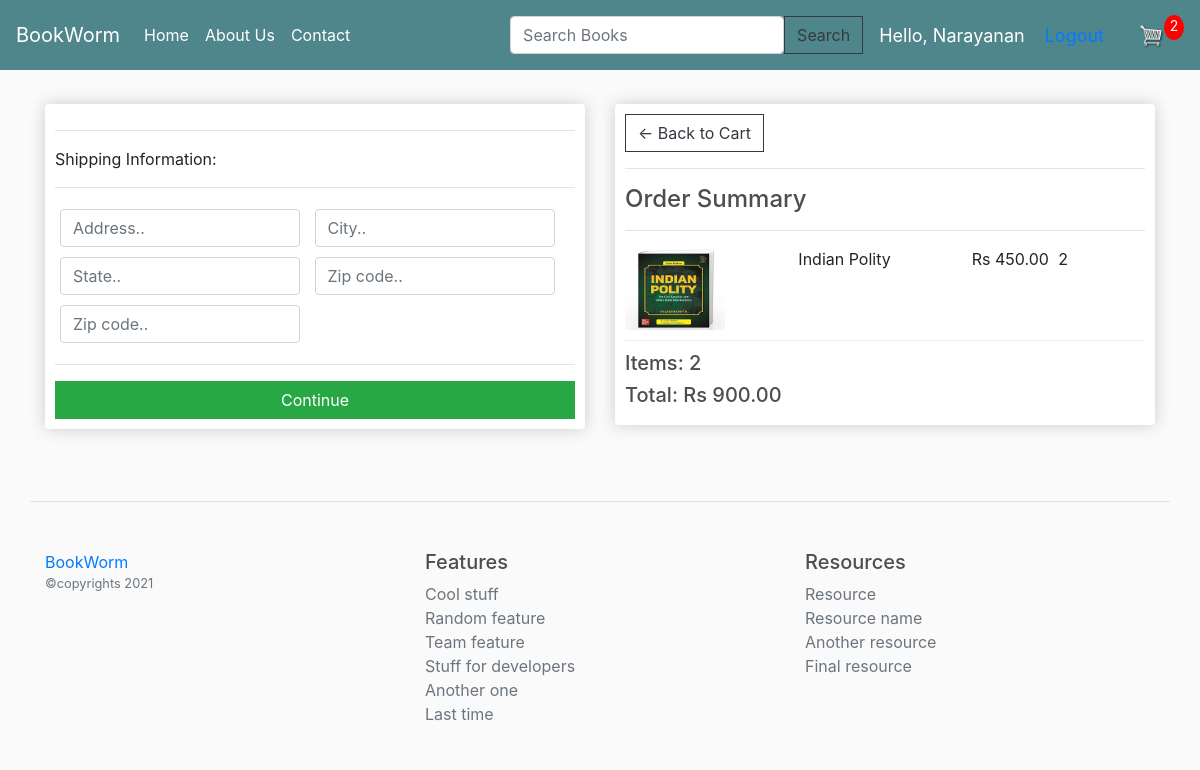
Screenshot of /checkout/ (signed in) with the database file from the repository.
### store/models.py (models this page shows, shortened)
class OrderItem(models.Model):
	book = models.ForeignKey(Book, on_delete= models.SET_NULL,  null=True)
	order = models.ForeignKey(Order, on_delete= models.SET_NULL,  null=True)
	quantity =  models.IntegerField(default=0, null=True, blank= True)
	date_added = models.DateTimeField(auto_now_add=True)
	status = models.BooleanField(default=False)
	@property
	def get_total(self):
		total = self.book.price * self.quantity
		return total

class Book(models.Model):
	Book_name = models.CharField(max_length=200, null=True)
	price = models.DecimalField(max_digits= 7, decimal_places= 2)
	Author_name = models.CharField(max_length=200, null=True)
	category = models.ForeignKey(Category, on_delete= models.CASCADE, null= True)
	digital = models.BooleanField(default=False, null=True, blank= False)
	image = models.ImageField(null=True, blank=True)
	def __str__(self):
		return self.Book_name
	@property
	def imageURL(self):
		try:
			url = self.image.url
		except :
			url = ''
		return url

class Order(models.Model):
	customer = models.ForeignKey(Customer, on_delete= models.SET_NULL, blank= True, null=True)
	date_ordered = models.DateTimeField(auto_now_add=True)
	complete = models.BooleanField(default=False, null=True, blank= False)
	transaction_Id = models.CharField(max_length=200, null=True)
	@property
	def shipping(self):
	 	shipping = False
	 	orderitems = self.orderitem_set.all()
	 	for i in orderitems:
	 		if i.book.digital == False:
	 		    shipping = True
	 	return shipping
	@property
	def get_cart_total(self):
		orderitems = self.orderitem_set.all()
		total = sum([item.get_total for item in orderitems])
		return total
	@property
	def get_cart_items(self):
		orderitems = self.orderitem_set.all()
		total = sum([item.quantity for item in orderitems])
		return total

### store/views.py (the view)
# urls.py: path('checkout/', views.checkout, name="checkout"),
def checkout(request):
	data = cartData(request)
	cartItems = data['cartItems']
	order = data['order']
	items = data['items']
	context = {'items': items, 'order': order, 'cartItems' : cartItems }
	return render(request,'store/checkout.html', context)

### store/utils.py (called while the page is built)
def cartData(request):
		if request.user.is_authenticated:
			customer = request.user.customer
			order, created = Order.objects.get_or_create(customer= customer, complete= False)
			items = order.orderitem_set.all()
			cartItems = order.get_cart_items
		else:
			cookieData = cookieCart(request)
			cartItems = cookieData['cartItems']
			order = cookieData['order']
			items = cookieData['items']
		return{'cartItems': cartItems,'order':order,'items': items}

### store/templates/store/checkout.html (shortened to what this page needs)
{% extends 'store/main.html' %}
{% load static %}
{% block content %}
     <div class="row">
		<div class="col-lg-6">
			<div class="box-element" id="form-wrapper">
				<form id="form">
					<div id="shipping-info">
						<hr>
						<p>Shipping Information:</p>
						<hr>
						<div class="form-field">
							<input class="form-control" type="text" name="address" placeholder="Address..">
						</div>
						<div class="form-field">
							<input class="form-control" type="text" name="city" placeholder="City..">
						</div>
						<div class="form-field">
							<input class="form-control" type="text" name="state" placeholder="State..">
						</div>
						<div class="form-field">
							<input class="form-control" type="text" name="zipcode" placeholder="Zip code..">
						</div>
						<div class="form-field">
							<input class="form-control" type="text" name="country" placeholder="Zip code..">
						</div>
					</div>
					<hr>
					<input id="form-button" class="btn btn-success btn-block" type="submit" value="Continue">
				</form>
			</div>
			<br>
		</div>
		<div class="col-lg-6 mx-auto">
			<div class="box-element">
				<a  class="btn btn-outline-dark" href="{% url 'cart' %}">&#x2190; Back to Cart</a>
				<hr>
				<h4>Order Summary</h4>
				<hr>
				{% for item in items %}
				<div class="cart-row">
					<div style="flex:2"><img class="row-image" src="{{item.book.imageURL}}"></div>
					{% if not user.is_authenticated%}
					<div style="flex:2"><p> {{item.book.name}} </p></div>
					{% else %}
					<div style="flex:2">{{item.book}}</div>
					{% endif %}
					<div style="flex:1"><p> Rs {{item.book.price}} </p></div>
					<div style="flex:1"><p> {{item.quantity}} </p></div>
				</div>
				{% endfor %}
			<h5>Items: {{order.get_cart_items}}</h5>
			<h5>Total: Rs {{order.get_cart_total|floatformat:2}}</h5>
		</div>
	</div>
</div>
{% endblock content %}

### store/templates/store/main.html (shortened to what this page needs)
<!DOCTYPE html>
{% load static %}
<html>
<head>
	<link rel="stylesheet" href="https://stackpath.bootstrapcdn.com/bootstrap/4.4.1/css/bootstrap.min.css">
	<link rel="stylesheet" type="text/css" href="{% static 'css/main.css' %}">
</head>
<body>
	<nav class="navbar navbar-expand-lg navbar-dark bg-dark">
	  <a class="navbar-brand" href="#">BookWorm</a>
	    <div class="collapse navbar-collapse" id="navbarSupportedContent">
	    <ul class="navbar-nav mr-auto">
	      <li class="nav-item active">
	      <a class="nav-link" href="{% url 'store' %}">Home <span class="sr-only">(current)</span></a>
	      </li>
	   	 </ul>
	  	  <div class="collapse navbar-collapse" id="navbarSupportedContent">
	      <ul class="navbar-nav mr-auto">
	      <li class="nav-item active">
	      <a class="nav-link" href="/about">About Us<span class="sr-only">(current)</span></a>
	      </li>
	 	 </ul>
	 	 <div class="collapse navbar-collapse" id="navbarSupportedContent">
	      <ul class="navbar-nav mr-auto">
	      <li class="nav-item active">
	      <a class="nav-link" href="/contact">Contact <span class="sr-only">(current)</span></a>
	      </li>
	 	 </ul>
	 	</div>
	 	</div>
	 </div>
	    <nav class="navbar navbar-dark bg-dark">
	    <form  class="d-flex" action="/search">
      	<input name="q" class="form-control me-2" type="search" placeholder="Search Books" aria-label="Search"/>
      	<button class="btn btn-outline-dark" type="submit">Search </button>
    	</form>
    </nav>
    				{% if not user.is_authenticated %}
	     <div class='form-inline my-2 my-lg-0'>
	        <a href="{% url 'login' %}" action="/login" class="btn btn-primary change-style">Login</a></div>
	     <div class='form-inline my-2 my-lg-0'>
	        <a href="{% url 'signup' %}" action="/signup" class="btn btn-success change-style">SignUp</a>
	        		{% else %}
	     <span class="hello-msg">Hello, {{request.user}} </span>
	        <span class="hello-msg"><a href="{% url 'logout'%}">Logout </a></span>
	        		{% endif %}
	     	<a href="{% url 'cart' %}">
	    		<img  id="cart-icon" src="{% static 'images/cart.png' %}">
	    	</a>
	    	<p id="cart-total">{{cartItems}}</p>
	</nav>
     <div class="container">
            <br>
            {% block content %}
            {% endblock content %}
         </div>
         <footer class="pt-4 my-md-5 pt-md-5 border-top container">
    <div class="row">
        <div class="col-12 col-md panel panel-dark">
        <a href="#">BookWorm</a>
        <small class="d-block mb-3 text-muted">&copycopyrights  2021</small>
        </div>
        <div class="col-6 col-md">
        <h5>Features</h5>
        <ul class="list-unstyled text-small">
            <li><a class="text-muted" href="#">Cool stuff</a></li>
            <li><a class="text-muted" href="#">Random feature</a></li>
            <li><a class="text-muted" href="#">Team feature</a></li>
            <li><a class="text-muted" href="#">Stuff for developers</a></li>
            <li><a class="text-muted" href="#">Another one</a></li>
            <li><a class="text-muted" href="#">Last time</a></li>
        </ul>
        </div>
        <div class="col-6 col-md">
        <h5>Resources</h5>
        <ul class="list-unstyled text-small">
            <li><a class="text-muted" href="#">Resource</a></li>
            <li><a class="text-muted" href="#">Resource name</a></li>
            <li><a class="text-muted" href="#">Another resource</a></li>
            <li><a class="text-muted" href="#">Final resource</a></li>
        </ul>
        </div>
</body>
</html>

### static/css/main.css (style rules this page uses)
body { background-color: hsl(0, 0%, 98%); }
h1,h2,h3,h4,h5,h6 { color:hsl(0, 0%, 30%); }
.box-element { box-shadow:hsl(0, 0%, 80%) 0 0 16px; background-color: #fff; border-radius: 4px; padding: 10px; }
.bg-dark { background-color: #4f868c!important; }
#cart-icon { width:25px; display: flex; margin-left: 15px; }
#cart-total { display: block; text-align: center; color:#fff; background-color: red; width: 20px; height: 25px; border-radius: 50%; font-size: 14px; }
.col-lg-4, .col-lg-6, .col-lg-8, .col-lg-12 { margin-top: 10px; }
.btn { border-radius: 0; }
.row-image { width: 100px; }
.form-field { width:250px; display: inline-block; padding: 5px; }
.cart-row { display: flex; align-items: flex-stretch; padding-bottom: 10px; margin-bottom: 10px; border-bottom: 1px solid #ececec; }

### store/templates/store/main.html (style rules this page uses)
.hello-msg { font-size: 18px; color: #fff; margin-right: 20px }

### rows the page displays
OrderItem: book.imageURL (picture), book "Indian Polity", book.price "450.00", quantity "2"
Order: get_cart_items "2", get_cart_total "900.00"

### other values shown
{{ request.user }} "Narayanan"
{{ cartItems }} "2"
